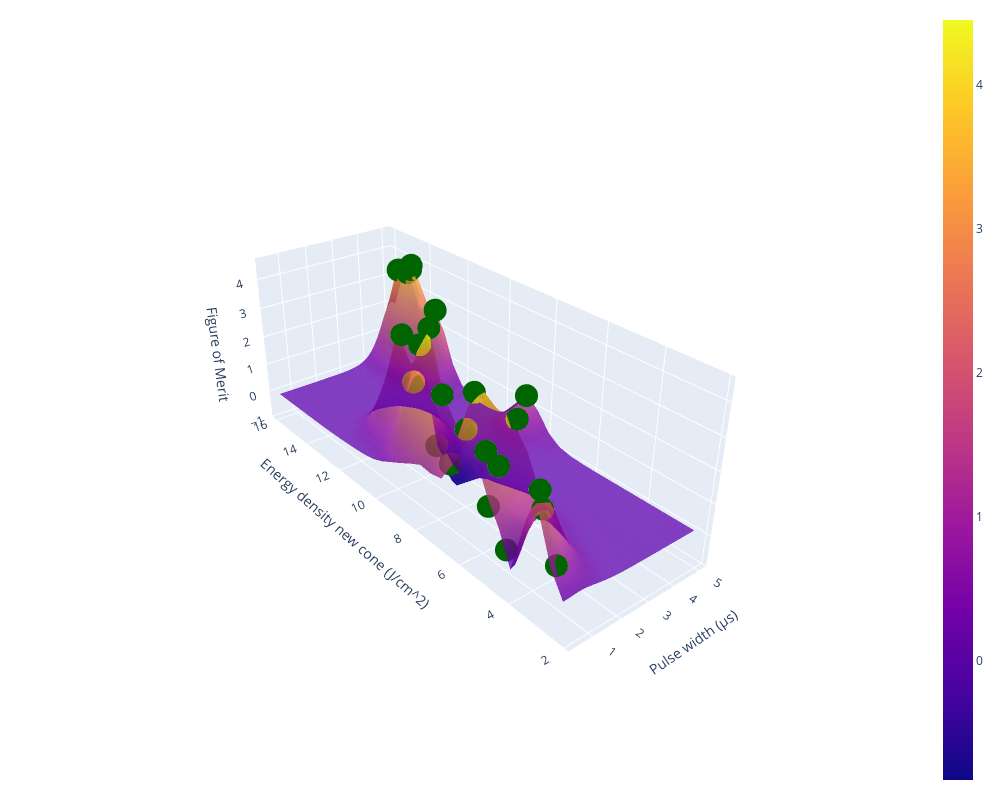

The code cell stored with this chart in its notebook:
### Code cell
import plotly.graph_objects as go
import matplotlib.pyplot as plt
import matplotlib as mpl

fig = go.Figure(data=[go.Scatter3d(z=Y[:,-1], 
                                    x=x_denormalizer(X)[:,0],
                                    y=x_denormalizer(X)[:,1], 
                                    mode='markers',
                                    marker={'color':'darkgreen'},
                                    name='GP regression')])
fig.add_trace(go.Surface(z=volt_on_grid, 
                            x=raw_test_grid[:,0],
                            y=raw_test_grid[:,1],
                            opacity = 0.8))

fig.update_layout( width=1000, height=800,
                    legend=dict(orientation="h", yanchor="top", y=1.02, 
                    xanchor="left",x=1), margin=dict(r=20, l=10, b=10, t=10), 
                        scene=dict(
                        xaxis_title="Pulse width (μs)",
                        yaxis_title="Energy density new cone (J/cm^2)",
                        zaxis_title='Figure of Merit')
                    )
camera = dict(up=dict(x=0, y=0, z=1), center=dict(x=0, y=0, z=0), eye=dict(x=-2, y=-2.5, z=1.75))
fig.update_layout(scene_camera=camera)
fig.show()

### Figure 1 — Plotly figure (JSON) as saved in the notebook; plotly's stock layout.template omitted (floating-point values rounded to 4 significant figures; data arrays with more than 128 entries replaced by an {"elided": "..."} marker saying what was removed)
{"data": [{"marker": {"color": "darkgreen"}, "mode": "markers", "name": "GP regression", "x": [0.5, 0.5, 1, 1, 1.5, 1.5, 5, 5, 0.5, 5, 2, 0.5, 0.5, 0.5, 1, 1, 2, 2, 2, 2, 5, 5, 5], "y": [2.73, 3.4, 3.79, 6.44, 5.36, 8.99, 8.8, 14.67, 5.24, 14.89, 10.13, 4.51, 5.37, 4.88, 6.76, 7.77, 8.73, 9.38, 10.48, 11.01, 14.71, 15.44, 13.37], "z": [0.873, 2.677, 1.699, 3.805, 3.335, 4.535, 1.363, 3.841, 1.201, 3.514, 3.471, 0.2633, 2.775, 2.591, 2.58, 3.174, 0.1315, 0.4512, 2.127, 3.468, 3.686, 3.446, 2.652], "type": "scatter3d"}, {"opacity": 0.8, "x": [0.3393, 0.5055, 0.6718, 0.8381, 1.004, 1.171, 1.337, 1.503, 1.669, 1.836, 2.002, 2.168, 2.334, 2.501, 2.667, 2.833, 2.999, 3.166, 3.332, 3.498, 3.664, 3.831, 3.997, 4.163, 4.329, 4.496, 4.662, 4.828, 4.994, 5.161], "y": [2.276, 2.746, 3.215, 3.685, 4.154, 4.624, 5.094, 5.563, 6.033, 6.502, 6.972, 7.441, 7.911, 8.381, 8.85, 9.32, 9.789, 10.26, 10.73, 11.2, 11.67, 12.14, 12.61, 13.08, 13.55, 14.02, 14.49, 14.95, 15.42, 15.89], "z": {"elided": "30x30 float values"}, "type": "surface"}], "layout": {"legend": {"orientation": "h", "yanchor": "top", "y": 1.02, "xanchor": "left", "x": 1}, "margin": {"r": 20, "l": 10, "b": 10, "t": 10}, "width": 1000, "height": 800, "scene": {"xaxis": {"title": {"text": "Pulse width (μs)"}}, "yaxis": {"title": {"text": "Energy density new cone (J/cm^2)"}}, "zaxis": {"title": {"text": "Figure of Merit"}}, "camera": {"up": {"x": 0, "y": 0, "z": 1}, "center": {"x": 0, "y": 0, "z": 0}, "eye": {"x": -2, "y": -2.5, "z": 1.75}}}}}
